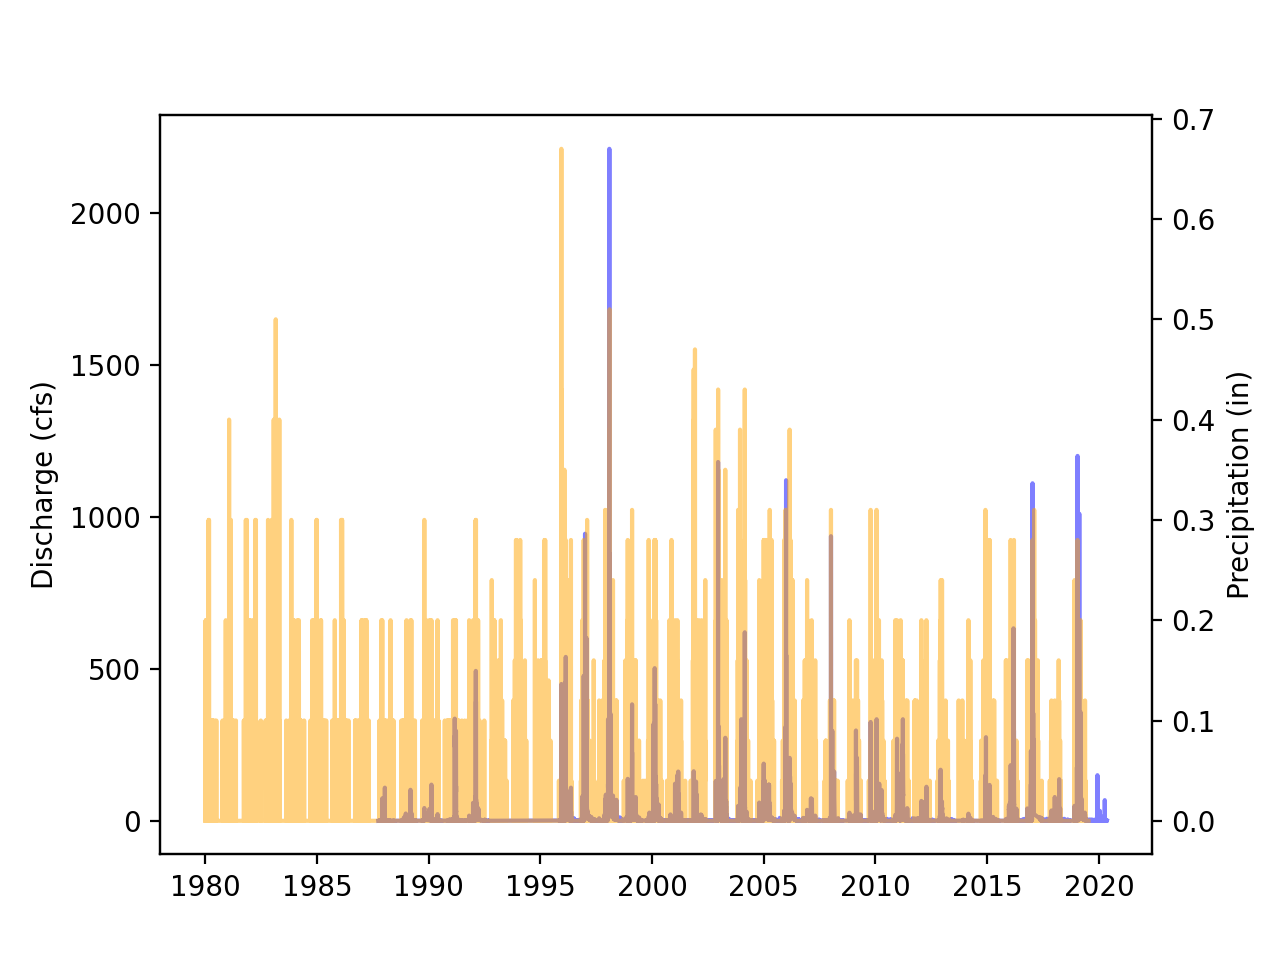

Write the Python code that produced this figure.
import numpy as np
import pandas as pd
from matplotlib import pyplot as plt
from sklearn.preprocessing import StandardScaler
from scipy.signal import find_peaks

scaler = StandardScaler()

precipitation_df = pd.read_csv("6077P.csv",
                               dtype={'Precipitation': np.float64},
                               parse_dates=True)
precipitation = precipitation_df["Precipitation"]
# precipitation graph
# figp, axp = plt.subplots()
# axp.xaxis_date()
# axp.plot(precipitation_df["datetime"], precipitation_df["precipitation"],
#           color="orange")

discharge_df = pd.read_csv("5096D.csv",
                           dtype={'Discharge': np.float64},
                           parse_dates=True,
                           index_col=0)
discharge = discharge_df["Discharge"]

# discharge graph
# figd, axd = plt.subplots()
# axd.xaxis_date()
# axd.plot(discharge_df["datetime"], discharge, color="blue")
# axd.plot(discharge_df["datetime"], moving_average, color="red")

# finding peaks
peaks, _ = find_peaks(discharge, height=800, distance=96)
peak_dates = []
for i in peaks:
    peak_dates.append(discharge_df["Datetime"].iloc[i])
print(peak_dates)
print(len(peak_dates))

# discharge/precipitation graph
datetime = discharge_df["Datetime"]
fig, ax = plt.subplots()
# x = []
# y = []
# for i in peak_dates:
#     id = datetime[datetime == i].index[0]
#     x.append(discharge_df["datetime"][id])
#     y.append(discharge[id])
# ax.plot(x, y, color="black")
ax.xaxis_date()
ax.set_ylabel("Discharge (cfs)")
ax.plot(discharge_df["mDatetime"], discharge_df["Discharge"], color="blue",
        alpha=0.5)
ax1 = ax.twinx()
ax1.plot(precipitation_df["mDatetime"], precipitation_df["Precipitation"],
         color="orange", alpha=0.5)
ax1.set_ylabel("Precipitation (in)")
plt.show()
